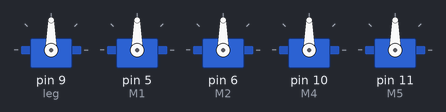
The sketch below on a simulated Arduino Uno, built with avr-gcc and run on an emulated ATmega328P. Parts: 5 × servo.

Above: at 0.1 s.
At 2.1 s:
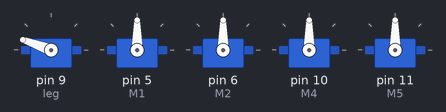
Timing chart, 0 to 3.6 s (numbered marks = the images above):
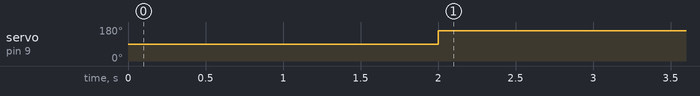

Measured:
- by itself, servo on pin 9 (leg): 90° → 160° at 2.0 s

The sketch:

start.ino
```cpp
#include <Servo.h>

Servo leg;
Servo M1;
Servo M2;
Servo M4;
Servo M5;


void setup()
{
  leg.attach(9,1000,2000);
  // MIN 40 max 140
  M1.attach(5,1000,2000);
  M2.attach(6,1000,2000);
  M4.attach(10,1000,2000);
  M5.attach(11,1000,2000);
  delay(2000);

  leg.write(160);
}

void loop()
{
}
```
